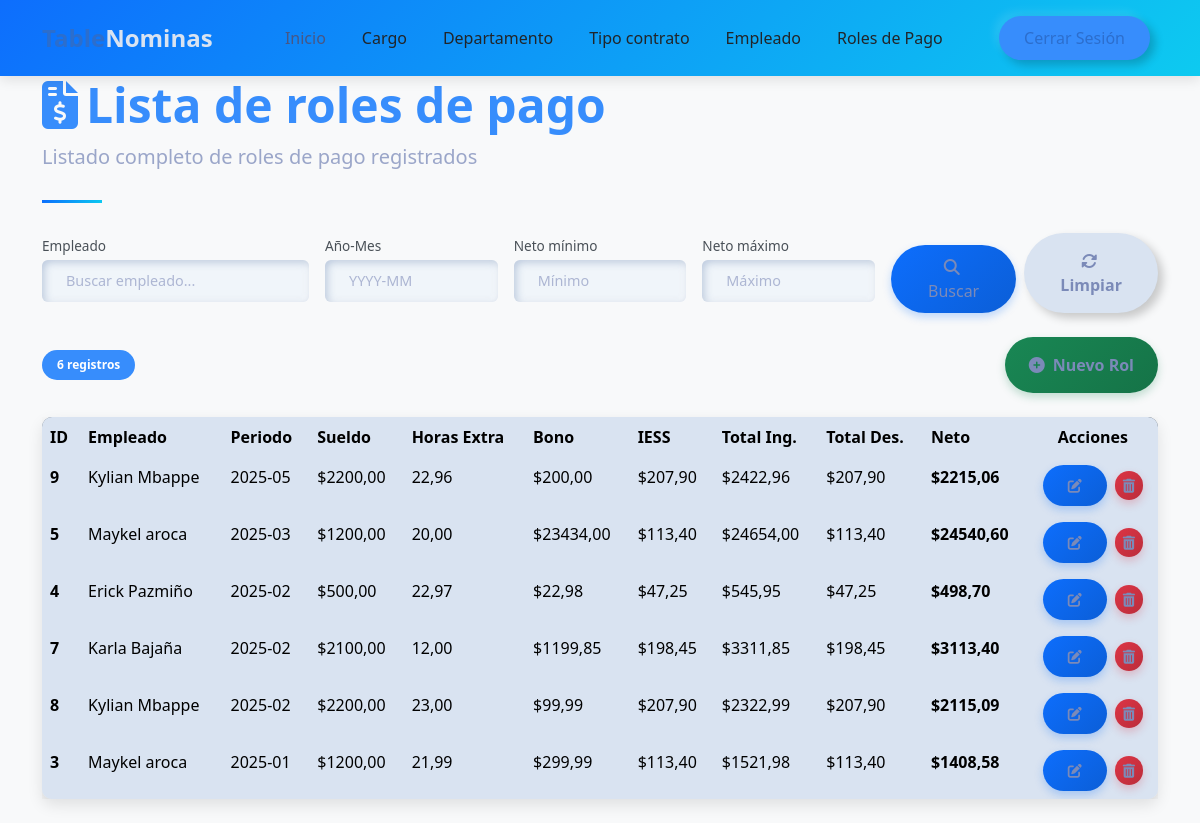
Page /nomina/rol_list/ (signed in) on the committed database.
### core/models.py (models this page shows, shortened)
class Rol(models.Model):
    empleado = models.ForeignKey('Empleado', on_delete=models.CASCADE)
    aniomes = models.DateField()
    sueldo = models.DecimalField(max_digits=10, decimal_places=2)
    horas_extras = models.DecimalField(max_digits=10, decimal_places=2)
    bono = models.DecimalField(max_digits=10, decimal_places=2)
    tot_ing = models.DecimalField(max_digits=10, decimal_places=2, blank=True, null=True)
    iess = models.DecimalField(max_digits=10, decimal_places=2, blank=True, null=True)
    tot_des = models.DecimalField(max_digits=10, decimal_places=2, blank=True, null=True)
    neto = models.DecimalField(max_digits=10, decimal_places=2, blank=True, null=True)

class Empleado(models.Model):
    SEXO_CHOICES = [
        ('M', 'Masculino'),
        ('F', 'Femenino'),
    ]
    nombres = models.CharField(max_length=100)
    cedula = models.CharField(max_length=20, unique=True)
    direccion = models.TextField()
    sexo = models.CharField(max_length=1, choices=SEXO_CHOICES)
    sueldo = models.DecimalField(max_digits=10, decimal_places=2)
    cargo = models.ForeignKey(Cargo, on_delete=models.CASCADE)
    departamento = models.ForeignKey(Departamento, on_delete=models.CASCADE)
    tipo_contrato = models.ForeignKey(TipoContrato, on_delete=models.CASCADE)

### core/views.py (the view)
# urls.py: path('rol_list/', rol_list, name='rol_list'),  # URL para la vista home
@login_required
def rol_list(request):
    query_empleado = request.GET.get('empleado', '')
    query_aniomes = request.GET.get('aniomes', '')
    query_neto_min = request.GET.get('neto_min', '')
    query_neto_max = request.GET.get('neto_max', '')
    roles_list = Rol.objects.all().order_by('-aniomes', 'empleado__nombres')
    if query_empleado:
        roles_list = roles_list.filter(empleado__nombres__icontains=query_empleado)
    if query_aniomes:
        roles_list = roles_list.filter(aniomes__contains=query_aniomes)
    if query_neto_min:
        roles_list = roles_list.filter(neto__gte=float(query_neto_min))
    if query_neto_max:
        roles_list = roles_list.filter(neto__lte=float(query_neto_max))
    paginator = Paginator(roles_list, 10)
    page_number = request.GET.get('page')
    roles = paginator.get_page(page_number)
    context = {
        'roles': roles,
        'title': 'Listado de roles de pago',
        'query_empleado': query_empleado,
        'query_aniomes': query_aniomes,
        'query_neto_min': query_neto_min,
        'query_neto_max': query_neto_max,
        'empleados': Empleado.objects.all().order_by('nombres')  # Para autocompletar
    }
    return render(request, 'rol/list.html', context)

### template/rol/list.html (shortened to what this page needs)
{% extends "home.html" %}
{% block content %}
<div class="container">
    <header class="page-header">
        <h1 class="display-5 fw-bold text-primary">
            <i class="fas fa-file-invoice-dollar me-2"></i>Lista de roles de pago
        </h1>
        <p class="lead text-muted">Listado completo de roles de pago registrados</p>
    </header>
    <form method="GET" class="mb-4 filter-form">
        <div class="row g-3">
            <div class="col-md-3">
                <label for="empleado" class="form-label">Empleado</label>
                <input type="text" class="form-control" id="empleado" name="empleado"
                       value="{{ request.GET.empleado }}" placeholder="Buscar empleado..." list="empleadosList">
            </div>
            <div class="col-md-2">
                <label for="aniomes" class="form-label">Año-Mes</label>
                <input type="text" class="form-control" id="aniomes" name="aniomes"
                       value="{{ request.GET.aniomes }}" placeholder="YYYY-MM">
            </div>
            <div class="col-md-2">
                <label for="neto_min" class="form-label">Neto mínimo</label>
                <input type="number" step="0.01" class="form-control" id="neto_min" name="neto_min"
                       value="{{ request.GET.neto_min }}" placeholder="Mínimo">
            </div>
            <div class="col-md-2">
                <label for="neto_max" class="form-label">Neto máximo</label>
                <input type="number" step="0.01" class="form-control" id="neto_max" name="neto_max"
                       value="{{ request.GET.neto_max }}" placeholder="Máximo">
            </div>
            <div class="col-md-3 d-flex align-items-end">
                <button type="submit" class="btn btn-primary me-2">
                    <i class="fas fa-search me-1"></i> Buscar
                </button>
                <a href="{% url 'core:rol_list' %}" class="btn btn-outline-secondary">
                    <i class="fas fa-sync-alt me-1"></i> Limpiar
                </a>
            </div>
        </div>
    </form>
    <div class="d-flex justify-content-between mb-4">
        <div class="d-flex align-items-center">
            <span class="badge bg-primary rounded-pill me-2">
                {{ roles.paginator.count }} registros
            </span>
        </div>
        <a class="btn btn-success" href="{% url 'core:rol_create' %}">
            <i class="fas fa-plus-circle me-2"></i>Nuevo Rol
        </a>
    </div>
    <div class="card mb-4">
        <div class="card-body p-0">
            <div class="table-responsive">
                <table class="table table-hover mb-0">
                    <thead>
                        <tr>
                            <th scope="col">ID</th>
                            <th scope="col">Empleado</th>
                            <th scope="col">Periodo</th>
                            <th scope="col">Sueldo</th>
                            <th scope="col">Horas Extra</th>
                            <th scope="col">Bono</th>
                            <th scope="col">IESS</th>
                            <th scope="col">Total Ing.</th>
                            <th scope="col">Total Des.</th>
                            <th scope="col">Neto</th>
                            <th scope="col" class="text-center">Acciones</th>
                        </tr>
                    </thead>
                    <tbody>
                        {% for rol in roles %}
                        <tr>
                            <th scope="row">{{ rol.id }}</th>
                            <td>{{ rol.empleado.nombres }}</td>
                            <td>{{ rol.aniomes|date:"Y-m" }}</td>
                            <td>${{ rol.sueldo|floatformat:2 }}</td>
                            <td>{{ rol.horas_extras|floatformat:2 }}</td>
                            <td>${{ rol.bono|floatformat:2 }}</td>
                            <td>${{ rol.iess|floatformat:2 }}</td>
                            <td>${{ rol.tot_ing|floatformat:2 }}</td>
                            <td>${{ rol.tot_des|floatformat:2 }}</td>
                            <td><strong>${{ rol.neto|floatformat:2 }}</strong></td>
                            <td class="text-center">
                                <a href="{% url 'core:rol_update' rol.id %}" class="btn btn-sm btn-primary me-1" title="Editar">
                                    <i class="fas fa-edit"></i>
                                </a>
                                <a href="{% url 'core:rol_delete' rol.id %}" class="btn btn-sm btn-danger" title="Eliminar">
                                    <i class="fas fa-trash-alt"></i>
                                </a>
                            </td>
                        </tr>
                        {% empty %}
                        <tr>
                            <td colspan="11" class="text-center text-muted py-4">
                                No se encontraron roles con los criterios actuales
                            </td>
                        </tr>
                        {% endfor %}
                    </tbody>
                </table>
            </div>
        </div>
    </div>
</div>
{% endblock %}

### template/home.html (style rules this page uses)
:root { --primary-color: #2c6ecd; --secondary-color: #19b3b3; --accent-color: #f8f9fa; --dark-color: #212529; --text-color: #495057; }
body { font-family: 'Poppins', sans-serif; color: var(--text-color); overflow-x: hidden; }
.btn-primary { background-color: var(--primary-color); border-color: var(--primary-color); padding: 10px 25px; border-radius: 50px; font-weight: 500; transition: all 0.3s ease; }

### template/rol/list.html (style rules this page uses)
body { background-color: #f8f9fa; font-family: 'Segoe UI', Tahoma, Geneva, Verdana, sans-serif; }
.card { border-radius: 10px; box-shadow: 0 6px 15px rgba(0,0,0,0.1); transition: transform 0.3s, box-shadow 0.3s; }
.btn-primary { background: linear-gradient(135deg, #0d6efd, #0b5ed7); border: none; box-shadow: 0 4px 8px rgba(13, 110, 253, 0.25); transition: all 0.3s; }
.btn-success { background: linear-gradient(135deg, #198754, #157347); border: none; box-shadow: 0 4px 8px rgba(25, 135, 84, 0.25); transition: all 0.3s; }
.btn-danger { background: linear-gradient(135deg, #dc3545, #bb2d3b); border: none; box-shadow: 0 4px 8px rgba(220, 53, 69, 0.25); transition: all 0.3s; }
.table { border-radius: 10px; overflow: hidden; box-shadow: 0 5px 15px rgba(0,0,0,0.08); }
.table thead { background: linear-gradient(135deg, #6c757d, #495057); color: white; }
.table tbody tr { transition: background-color 0.3s; }
.page-header { position: relative; margin-bottom: 30px; padding-bottom: 15px; }
.page-header:after { content: ''; position: absolute; bottom: 0; left: 0; width: 60px; height: 3px; background: linear-gradient(135deg, #0d6efd, #0dcaf0); }
.filter-form .form-control, .filter-form .form-select { height: calc(2.5rem + 2px); font-size: 0.9rem; }
.filter-form label { font-size: 0.85rem; font-weight: 500; margin-bottom: 0.25rem; }

### rows in the picture
Rol: id "9", empleado.nombres "Kylian Mbappe", aniomes "2025-05", sueldo "2200,00", horas_extras "22,96", bono "200,00", iess "207,90", tot_ing "2422,96", tot_des "207,90", neto "2215,06"
Rol: id "5", empleado.nombres "Maykel aroca", aniomes "2025-03", sueldo "1200,00", horas_extras "20,00", bono "23434,00", iess "113,40", tot_ing "24654,00", tot_des "113,40", neto "24540,60"
Rol: id "4", empleado.nombres "Erick Pazmiño", aniomes "2025-02", sueldo "500,00", horas_extras "22,97", bono "22,98", iess "47,25", tot_ing "545,95", tot_des "47,25", neto "498,70"
Rol: id "7", empleado.nombres "Karla Bajaña", aniomes "2025-02", sueldo "2100,00", horas_extras "12,00", bono "1199,85", iess "198,45", tot_ing "3311,85", tot_des "198,45", neto "3113,40"
Rol: id "8", empleado.nombres "Kylian Mbappe", aniomes "2025-02", sueldo "2200,00", horas_extras "23,00", bono "99,99", iess "207,90", tot_ing "2322,99", tot_des "207,90", neto "2115,09"
Rol: id "3", empleado.nombres "Maykel aroca", aniomes "2025-01", sueldo "1200,00", horas_extras "21,99", bono "299,99", iess "113,40", tot_ing "1521,98", tot_des "113,40", neto "1408,58"

### other values in the picture
{{ roles.paginator.count }} "6"
